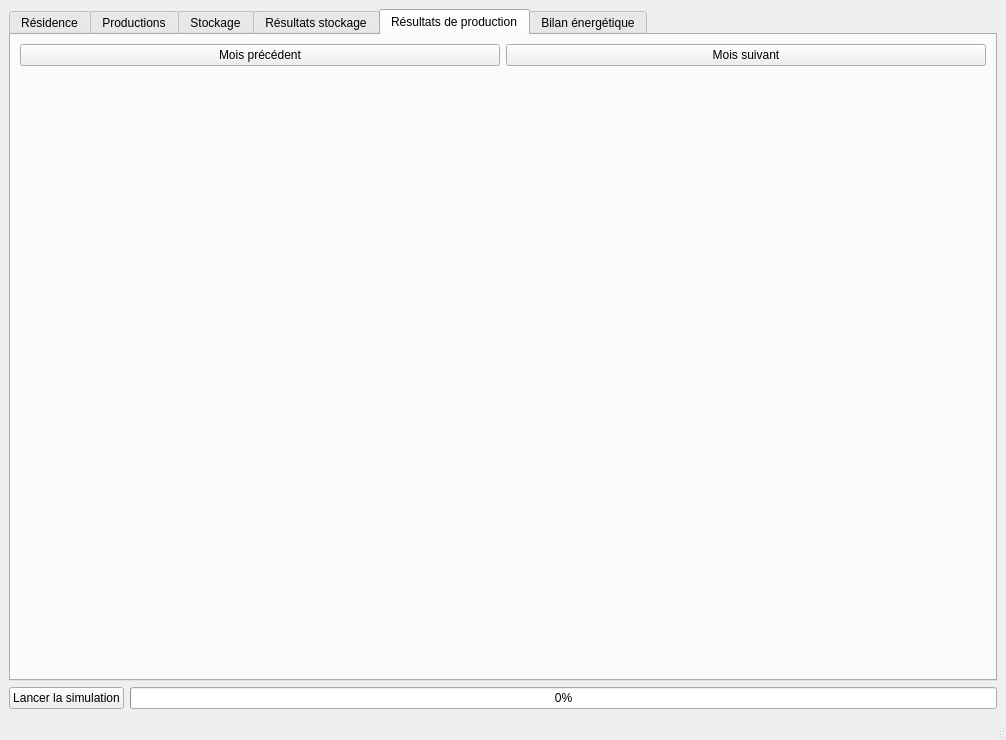
<?xml version="1.0" encoding="UTF-8"?>
<ui version="4.0">
 <class>MainWindow</class>
 <widget class="QMainWindow" name="MainWindow">
  <property name="geometry">
   <rect>
    <x>0</x>
    <y>0</y>
    <width>1006</width>
    <height>740</height>
   </rect>
  </property>
  <property name="minimumSize">
   <size>
    <width>0</width>
    <height>0</height>
   </size>
  </property>
  <property name="windowTitle">
   <string>Application stockage</string>
  </property>
  <property name="windowOpacity">
   <double>0.500000000000000</double>
  </property>
  <property name="documentMode">
   <bool>false</bool>
  </property>
  <widget class="QWidget" name="centralwidget">
   <layout class="QGridLayout" name="gridLayout_8">
    <item row="1" column="1">
     <widget class="QProgressBar" name="pb_progressBar">
      <property name="value">
       <number>0</number>
      </property>
     </widget>
    </item>
    <item row="1" column="0">
     <widget class="QPushButton" name="pb_run">
      <property name="palette">
       <palette>
        <active>
         <colorrole role="WindowText">
          <brush brushstyle="SolidPattern">
           <color alpha="255">
            <red>0</red>
            <green>0</green>
            <blue>0</blue>
           </color>
          </brush>
         </colorrole>
         <colorrole role="Button">
          <brush brushstyle="SolidPattern">
           <color alpha="255">
            <red>46</red>
            <green>194</green>
            <blue>126</blue>
           </color>
          </brush>
         </colorrole>
         <colorrole role="Light">
          <brush brushstyle="SolidPattern">
           <color alpha="255">
            <red>96</red>
            <green>255</green>
            <blue>182</blue>
           </color>
          </brush>
         </colorrole>
         <colorrole role="Midlight">
          <brush brushstyle="SolidPattern">
           <color alpha="255">
            <red>71</red>
            <green>224</green>
            <blue>154</blue>
           </color>
          </brush>
         </colorrole>
         <colorrole role="Dark">
          <brush brushstyle="SolidPattern">
           <color alpha="255">
            <red>23</red>
            <green>97</green>
            <blue>63</blue>
           </color>
          </brush>
         </colorrole>
         <colorrole role="Mid">
          <brush brushstyle="SolidPattern">
           <color alpha="255">
            <red>31</red>
            <green>129</green>
            <blue>84</blue>
           </color>
          </brush>
         </colorrole>
         <colorrole role="Text">
          <brush brushstyle="SolidPattern">
           <color alpha="255">
            <red>0</red>
            <green>0</green>
            <blue>0</blue>
           </color>
          </brush>
         </colorrole>
         <colorrole role="BrightText">
          <brush brushstyle="SolidPattern">
           <color alpha="255">
            <red>255</red>
            <green>255</green>
            <blue>255</blue>
           </color>
          </brush>
         </colorrole>
         <colorrole role="ButtonText">
          <brush brushstyle="SolidPattern">
           <color alpha="255">
            <red>0</red>
            <green>0</green>
            <blue>0</blue>
           </color>
          </brush>
         </colorrole>
         <colorrole role="Base">
          <brush brushstyle="SolidPattern">
           <color alpha="255">
            <red>255</red>
            <green>255</green>
            <blue>255</blue>
           </color>
          </brush>
         </colorrole>
         <colorrole role="Window">
          <brush brushstyle="SolidPattern">
           <color alpha="255">
            <red>46</red>
            <green>194</green>
            <blue>126</blue>
           </color>
          </brush>
         </colorrole>
         <colorrole role="Shadow">
          <brush brushstyle="SolidPattern">
           <color alpha="255">
            <red>0</red>
            <green>0</green>
            <blue>0</blue>
           </color>
          </brush>
         </colorrole>
         <colorrole role="AlternateBase">
          <brush brushstyle="SolidPattern">
           <color alpha="255">
            <red>150</red>
            <green>224</green>
            <blue>190</blue>
           </color>
          </brush>
         </colorrole>
         <colorrole role="ToolTipBase">
          <brush brushstyle="SolidPattern">
           <color alpha="255">
            <red>255</red>
            <green>255</green>
            <blue>220</blue>
           </color>
          </brush>
         </colorrole>
         <colorrole role="ToolTipText">
          <brush brushstyle="SolidPattern">
           <color alpha="255">
            <red>0</red>
            <green>0</green>
            <blue>0</blue>
           </color>
          </brush>
         </colorrole>
        </active>
        <inactive>
         <colorrole role="WindowText">
          <brush brushstyle="SolidPattern">
           <color alpha="255">
            <red>0</red>
            <green>0</green>
            <blue>0</blue>
           </color>
          </brush>
         </colorrole>
         <colorrole role="Button">
          <brush brushstyle="SolidPattern">
           <color alpha="255">
            <red>239</red>
            <green>239</green>
            <blue>239</blue>
           </color>
          </brush>
         </colorrole>
         <colorrole role="Light">
          <brush brushstyle="SolidPattern">
           <color alpha="255">
            <red>255</red>
            <green>255</green>
            <blue>255</blue>
           </color>
          </brush>
         </colorrole>
         <colorrole role="Midlight">
          <brush brushstyle="SolidPattern">
           <color alpha="255">
            <red>202</red>
            <green>202</green>
            <blue>202</blue>
           </color>
          </brush>
         </colorrole>
         <colorrole role="Dark">
          <brush brushstyle="SolidPattern">
           <color alpha="255">
            <red>159</red>
            <green>159</green>
            <blue>159</blue>
           </color>
          </brush>
         </colorrole>
         <colorrole role="Mid">
          <brush brushstyle="SolidPattern">
           <color alpha="255">
            <red>184</red>
            <green>184</green>
            <blue>184</blue>
           </color>
          </brush>
         </colorrole>
         <colorrole role="Text">
          <brush brushstyle="SolidPattern">
           <color alpha="255">
            <red>0</red>
            <green>0</green>
            <blue>0</blue>
           </color>
          </brush>
         </colorrole>
         <colorrole role="BrightText">
          <brush brushstyle="SolidPattern">
           <color alpha="255">
            <red>255</red>
            <green>255</green>
            <blue>255</blue>
           </color>
          </brush>
         </colorrole>
         <colorrole role="ButtonText">
          <brush brushstyle="SolidPattern">
           <color alpha="255">
            <red>0</red>
            <green>0</green>
            <blue>0</blue>
           </color>
          </brush>
         </colorrole>
         <colorrole role="Base">
          <brush brushstyle="SolidPattern">
           <color alpha="255">
            <red>255</red>
            <green>255</green>
            <blue>255</blue>
           </color>
          </brush>
         </colorrole>
         <colorrole role="Window">
          <brush brushstyle="SolidPattern">
           <color alpha="255">
            <red>239</red>
            <green>239</green>
            <blue>239</blue>
           </color>
          </brush>
         </colorrole>
         <colorrole role="Shadow">
          <brush brushstyle="SolidPattern">
           <color alpha="255">
            <red>118</red>
            <green>118</green>
            <blue>118</blue>
           </color>
          </brush>
         </colorrole>
         <colorrole role="AlternateBase">
          <brush brushstyle="SolidPattern">
           <color alpha="255">
            <red>247</red>
            <green>247</green>
            <blue>247</blue>
           </color>
          </brush>
         </colorrole>
         <colorrole role="ToolTipBase">
          <brush brushstyle="SolidPattern">
           <color alpha="255">
            <red>255</red>
            <green>255</green>
            <blue>220</blue>
           </color>
          </brush>
         </colorrole>
         <colorrole role="ToolTipText">
          <brush brushstyle="SolidPattern">
           <color alpha="255">
            <red>0</red>
            <green>0</green>
            <blue>0</blue>
           </color>
          </brush>
         </colorrole>
        </inactive>
        <disabled>
         <colorrole role="WindowText">
          <brush brushstyle="SolidPattern">
           <color alpha="255">
            <red>23</red>
            <green>97</green>
            <blue>63</blue>
           </color>
          </brush>
         </colorrole>
         <colorrole role="Button">
          <brush brushstyle="SolidPattern">
           <color alpha="255">
            <red>46</red>
            <green>194</green>
            <blue>126</blue>
           </color>
          </brush>
         </colorrole>
         <colorrole role="Light">
          <brush brushstyle="SolidPattern">
           <color alpha="255">
            <red>96</red>
            <green>255</green>
            <blue>182</blue>
           </color>
          </brush>
         </colorrole>
         <colorrole role="Midlight">
          <brush brushstyle="SolidPattern">
           <color alpha="255">
            <red>71</red>
            <green>224</green>
            <blue>154</blue>
           </color>
          </brush>
         </colorrole>
         <colorrole role="Dark">
          <brush brushstyle="SolidPattern">
           <color alpha="255">
            <red>23</red>
            <green>97</green>
            <blue>63</blue>
           </color>
          </brush>
         </colorrole>
         <colorrole role="Mid">
          <brush brushstyle="SolidPattern">
           <color alpha="255">
            <red>31</red>
            <green>129</green>
            <blue>84</blue>
           </color>
          </brush>
         </colorrole>
         <colorrole role="Text">
          <brush brushstyle="SolidPattern">
           <color alpha="255">
            <red>23</red>
            <green>97</green>
            <blue>63</blue>
           </color>
          </brush>
         </colorrole>
         <colorrole role="BrightText">
          <brush brushstyle="SolidPattern">
           <color alpha="255">
            <red>255</red>
            <green>255</green>
            <blue>255</blue>
           </color>
          </brush>
         </colorrole>
         <colorrole role="ButtonText">
          <brush brushstyle="SolidPattern">
           <color alpha="255">
            <red>23</red>
            <green>97</green>
            <blue>63</blue>
           </color>
          </brush>
         </colorrole>
         <colorrole role="Base">
          <brush brushstyle="SolidPattern">
           <color alpha="255">
            <red>46</red>
            <green>194</green>
            <blue>126</blue>
           </color>
          </brush>
         </colorrole>
         <colorrole role="Window">
          <brush brushstyle="SolidPattern">
           <color alpha="255">
            <red>46</red>
            <green>194</green>
            <blue>126</blue>
           </color>
          </brush>
         </colorrole>
         <colorrole role="Shadow">
          <brush brushstyle="SolidPattern">
           <color alpha="255">
            <red>177</red>
            <green>177</green>
            <blue>177</blue>
           </color>
          </brush>
         </colorrole>
         <colorrole role="AlternateBase">
          <brush brushstyle="SolidPattern">
           <color alpha="255">
            <red>247</red>
            <green>247</green>
            <blue>247</blue>
           </color>
          </brush>
         </colorrole>
         <colorrole role="ToolTipBase">
          <brush brushstyle="SolidPattern">
           <color alpha="255">
            <red>255</red>
            <green>255</green>
            <blue>220</blue>
           </color>
          </brush>
         </colorrole>
         <colorrole role="ToolTipText">
          <brush brushstyle="SolidPattern">
           <color alpha="255">
            <red>0</red>
            <green>0</green>
            <blue>0</blue>
           </color>
          </brush>
         </colorrole>
        </disabled>
       </palette>
      </property>
      <property name="text">
       <string>Lancer la simulation</string>
      </property>
     </widget>
    </item>
    <item row="0" column="0" colspan="2">
     <widget class="QTabWidget" name="tabWidget">
      <property name="sizePolicy">
       <sizepolicy hsizetype="Minimum" vsizetype="Expanding">
        <horstretch>0</horstretch>
        <verstretch>0</verstretch>
       </sizepolicy>
      </property>
      <property name="currentIndex">
       <number>4</number>
      </property>
      <widget class="QWidget" name="tab_1">
       <attribute name="title">
        <string>Résidence</string>
       </attribute>
       <layout class="QGridLayout" name="gridLayout_2">
        <item row="0" column="0">
         <widget class="QLabel" name="label_5">
          <property name="sizePolicy">
           <sizepolicy hsizetype="Preferred" vsizetype="Maximum">
            <horstretch>0</horstretch>
            <verstretch>0</verstretch>
           </sizepolicy>
          </property>
          <property name="text">
           <string>&lt;html&gt;&lt;head/&gt;&lt;body&gt;&lt;p&gt;&lt;span style=&quot; font-size:22pt; font-weight:700;&quot;&gt;Installation solaire à Kujjijak&lt;/span&gt;&lt;/p&gt;&lt;/body&gt;&lt;/html&gt;</string>
          </property>
         </widget>
        </item>
        <item row="1" column="0">
         <widget class="QLabel" name="label">
          <property name="text">
           <string>Energie annuelle</string>
          </property>
         </widget>
        </item>
        <item row="1" column="1">
         <widget class="QSpinBox" name="sb__consumptionYear">
          <property name="maximum">
           <number>20000</number>
          </property>
          <property name="value">
           <number>5840</number>
          </property>
         </widget>
        </item>
        <item row="1" column="2">
         <widget class="QLabel" name="label_3">
          <property name="text">
           <string>kWh</string>
          </property>
         </widget>
        </item>
        <item row="2" column="0">
         <widget class="QLabel" name="label_2">
          <property name="text">
           <string>Pourcentage du chauffage</string>
          </property>
         </widget>
        </item>
        <item row="2" column="1">
         <widget class="QSpinBox" name="sb_rateHeat">
          <property name="value">
           <number>70</number>
          </property>
         </widget>
        </item>
        <item row="2" column="2">
         <widget class="QLabel" name="label_4">
          <property name="text">
           <string>%</string>
          </property>
         </widget>
        </item>
        <item row="3" column="0" colspan="3">
         <layout class="QHBoxLayout" name="horizontalLayout">
          <item>
           <widget class="QTableWidget" name="tw_consumption">
            <property name="sizePolicy">
             <sizepolicy hsizetype="Expanding" vsizetype="Minimum">
              <horstretch>0</horstretch>
              <verstretch>0</verstretch>
             </sizepolicy>
            </property>
            <property name="rowCount">
             <number>12</number>
            </property>
            <attribute name="horizontalHeaderMinimumSectionSize">
             <number>70</number>
            </attribute>
            <attribute name="horizontalHeaderDefaultSectionSize">
             <number>80</number>
            </attribute>
            <attribute name="horizontalHeaderStretchLastSection">
             <bool>true</bool>
            </attribute>
            <attribute name="verticalHeaderStretchLastSection">
             <bool>false</bool>
            </attribute>
            <row>
             <property name="text">
              <string>Janvier</string>
             </property>
            </row>
            <row>
             <property name="text">
              <string>Février</string>
             </property>
            </row>
            <row>
             <property name="text">
              <string>Mars</string>
             </property>
            </row>
            <row>
             <property name="text">
              <string>Avril</string>
             </property>
            </row>
            <row>
             <property name="text">
              <string>Mai</string>
             </property>
            </row>
            <row>
             <property name="text">
              <string>Juin</string>
             </property>
            </row>
            <row>
             <property name="text">
              <string>Juillet</string>
             </property>
            </row>
            <row>
             <property name="text">
              <string>Aout</string>
             </property>
            </row>
            <row>
             <property name="text">
              <string>Septembre</string>
             </property>
            </row>
            <row>
             <property name="text">
              <string>Octobre</string>
             </property>
            </row>
            <row>
             <property name="text">
              <string>Novembre</string>
             </property>
            </row>
            <row>
             <property name="text">
              <string>Décembre</string>
             </property>
            </row>
            <column>
             <property name="text">
              <string>Energie consommée (kWh)</string>
             </property>
            </column>
            <item row="0" column="0">
             <property name="text">
              <string>590</string>
             </property>
            </item>
            <item row="1" column="0">
             <property name="text">
              <string>542</string>
             </property>
            </item>
            <item row="2" column="0">
             <property name="text">
              <string>560</string>
             </property>
            </item>
            <item row="3" column="0">
             <property name="text">
              <string>472</string>
             </property>
            </item>
            <item row="4" column="0">
             <property name="text">
              <string>436</string>
             </property>
            </item>
            <item row="5" column="0">
             <property name="text">
              <string>407</string>
             </property>
            </item>
            <item row="6" column="0">
             <property name="text">
              <string>413</string>
             </property>
            </item>
            <item row="7" column="0">
             <property name="text">
              <string>420</string>
             </property>
            </item>
            <item row="8" column="0">
             <property name="text">
              <string>439</string>
             </property>
            </item>
            <item row="9" column="0">
             <property name="text">
              <string>491</string>
             </property>
            </item>
            <item row="10" column="0">
             <property name="text">
              <string>520</string>
             </property>
            </item>
            <item row="11" column="0">
             <property name="text">
              <string>551</string>
             </property>
            </item>
           </widget>
          </item>
          <item>
           <widget class="QTableWidget" name="tw_sun">
            <property name="sizePolicy">
             <sizepolicy hsizetype="Expanding" vsizetype="Minimum">
              <horstretch>0</horstretch>
              <verstretch>0</verstretch>
             </sizepolicy>
            </property>
            <property name="rowCount">
             <number>12</number>
            </property>
            <attribute name="horizontalHeaderMinimumSectionSize">
             <number>70</number>
            </attribute>
            <attribute name="horizontalHeaderDefaultSectionSize">
             <number>80</number>
            </attribute>
            <attribute name="horizontalHeaderStretchLastSection">
             <bool>true</bool>
            </attribute>
            <attribute name="verticalHeaderStretchLastSection">
             <bool>false</bool>
            </attribute>
            <row>
             <property name="text">
              <string>Janvier</string>
             </property>
            </row>
            <row>
             <property name="text">
              <string>Février</string>
             </property>
            </row>
            <row>
             <property name="text">
              <string>Mars</string>
             </property>
            </row>
            <row>
             <property name="text">
              <string>Avril</string>
             </property>
            </row>
            <row>
             <property name="text">
              <string>Mai</string>
             </property>
            </row>
            <row>
             <property name="text">
              <string>Juin</string>
             </property>
            </row>
            <row>
             <property name="text">
              <string>Juillet</string>
             </property>
            </row>
            <row>
             <property name="text">
              <string>Aout</string>
             </property>
            </row>
            <row>
             <property name="text">
              <string>Septembre</string>
             </property>
            </row>
            <row>
             <property name="text">
              <string>Octobre</string>
             </property>
            </row>
            <row>
             <property name="text">
              <string>Novembre</string>
             </property>
            </row>
            <row>
             <property name="text">
              <string>Décembre</string>
             </property>
            </row>
            <column>
             <property name="text">
              <string>Ensoleillement (h)</string>
             </property>
            </column>
            <item row="0" column="0">
             <property name="text">
              <string>1.2</string>
             </property>
            </item>
            <item row="1" column="0">
             <property name="text">
              <string>3.4</string>
             </property>
            </item>
            <item row="2" column="0">
             <property name="text">
              <string>5.5</string>
             </property>
            </item>
            <item row="3" column="0">
             <property name="text">
              <string>7.5</string>
             </property>
            </item>
            <item row="4" column="0">
             <property name="text">
              <string>6.4</string>
             </property>
            </item>
            <item row="5" column="0">
             <property name="text">
              <string>6.3</string>
             </property>
            </item>
            <item row="6" column="0">
             <property name="text">
              <string>6.9</string>
             </property>
            </item>
            <item row="7" column="0">
             <property name="text">
              <string>5.2</string>
             </property>
            </item>
            <item row="8" column="0">
             <property name="text">
              <string>3</string>
             </property>
            </item>
            <item row="9" column="0">
             <property name="text">
              <string>1.8</string>
             </property>
            </item>
            <item row="10" column="0">
             <property name="text">
              <string>1.5</string>
             </property>
            </item>
            <item row="11" column="0">
             <property name="text">
              <string>0.7</string>
             </property>
            </item>
           </widget>
          </item>
         </layout>
        </item>
       </layout>
      </widget>
      <widget class="QWidget" name="tab_4">
       <attribute name="title">
        <string>Productions</string>
       </attribute>
       <layout class="QGridLayout" name="gridLayout_3">
        <item row="5" column="2">
         <widget class="QLabel" name="lbl_unit_areaPanel">
          <property name="text">
           <string>m^2</string>
          </property>
         </widget>
        </item>
        <item row="5" column="0">
         <widget class="QLabel" name="lbl_areaPanel">
          <property name="text">
           <string>Surface d'un panneau</string>
          </property>
         </widget>
        </item>
        <item row="1" column="2">
         <widget class="QPushButton" name="pb_addPower">
          <property name="text">
           <string>Ajouter</string>
          </property>
         </widget>
        </item>
        <item row="4" column="2">
         <widget class="QLabel" name="lbl_unit_area">
          <property name="text">
           <string>m^2</string>
          </property>
         </widget>
        </item>
        <item row="6" column="1">
         <widget class="QDoubleSpinBox" name="dsb_powerPanel">
          <property name="maximum">
           <double>100.000000000000000</double>
          </property>
          <property name="singleStep">
           <double>0.050000000000000</double>
          </property>
         </widget>
        </item>
        <item row="1" column="0" colspan="2">
         <widget class="QComboBox" name="cb_power">
          <item>
           <property name="text">
            <string>Panneaux solaires</string>
           </property>
          </item>
         </widget>
        </item>
        <item row="3" column="0" colspan="4">
         <widget class="QTableWidget" name="tw_addPower">
          <property name="sizePolicy">
           <sizepolicy hsizetype="Expanding" vsizetype="Expanding">
            <horstretch>0</horstretch>
            <verstretch>0</verstretch>
           </sizepolicy>
          </property>
          <property name="minimumSize">
           <size>
            <width>0</width>
            <height>100</height>
           </size>
          </property>
          <property name="maximumSize">
           <size>
            <width>16777215</width>
            <height>1000000</height>
           </size>
          </property>
          <attribute name="horizontalHeaderMinimumSectionSize">
           <number>300</number>
          </attribute>
          <attribute name="horizontalHeaderDefaultSectionSize">
           <number>300</number>
          </attribute>
          <attribute name="horizontalHeaderStretchLastSection">
           <bool>false</bool>
          </attribute>
          <attribute name="verticalHeaderMinimumSectionSize">
           <number>15</number>
          </attribute>
          <attribute name="verticalHeaderDefaultSectionSize">
           <number>30</number>
          </attribute>
          <attribute name="verticalHeaderStretchLastSection">
           <bool>false</bool>
          </attribute>
          <column>
           <property name="text">
            <string>Moyens de production</string>
           </property>
          </column>
          <column>
           <property name="text">
            <string/>
           </property>
          </column>
          <column>
           <property name="text">
            <string/>
           </property>
          </column>
         </widget>
        </item>
        <item row="7" column="0">
         <widget class="QPushButton" name="pb_savePower">
          <property name="text">
           <string>Enregistrer</string>
          </property>
         </widget>
        </item>
        <item row="1" column="3">
         <spacer name="horizontalSpacer_2">
          <property name="orientation">
           <enum>Qt::Horizontal</enum>
          </property>
          <property name="sizeHint" stdset="0">
           <size>
            <width>40</width>
            <height>20</height>
           </size>
          </property>
         </spacer>
        </item>
        <item row="4" column="0">
         <widget class="QLabel" name="lbl_surface">
          <property name="text">
           <string>Surface</string>
          </property>
         </widget>
        </item>
        <item row="2" column="0" colspan="4">
         <widget class="Line" name="line">
          <property name="orientation">
           <enum>Qt::Horizontal</enum>
          </property>
         </widget>
        </item>
        <item row="4" column="1">
         <widget class="QDoubleSpinBox" name="dsb_area">
          <property name="maximum">
           <double>1000.000000000000000</double>
          </property>
         </widget>
        </item>
        <item row="0" column="0">
         <widget class="QLabel" name="label_7">
          <property name="text">
           <string>Liste des moyens de production</string>
          </property>
         </widget>
        </item>
        <item row="6" column="2">
         <widget class="QLabel" name="lbl_unit_power">
          <property name="text">
           <string>kW</string>
          </property>
         </widget>
        </item>
        <item row="5" column="1">
         <widget class="QDoubleSpinBox" name="dsb_areaPanel"/>
        </item>
        <item row="8" column="0">
         <spacer name="verticalSpacer_3">
          <property name="orientation">
           <enum>Qt::Vertical</enum>
          </property>
          <property name="sizeHint" stdset="0">
           <size>
            <width>20</width>
            <height>485</height>
           </size>
          </property>
         </spacer>
        </item>
        <item row="6" column="0">
         <widget class="QLabel" name="lbl_power">
          <property name="text">
           <string>Puissance crête</string>
          </property>
         </widget>
        </item>
       </layout>
      </widget>
      <widget class="QWidget" name="tab_2">
       <attribute name="title">
        <string>Stockage</string>
       </attribute>
       <layout class="QGridLayout" name="gridLayout_4">
        <item row="6" column="0">
         <widget class="QLabel" name="lbl_selfDischargeRate">
          <property name="text">
           <string>Autodécharge</string>
          </property>
         </widget>
        </item>
        <item row="7" column="0">
         <widget class="QLabel" name="lbl_volumeSalt">
          <property name="text">
           <string>Volume</string>
          </property>
         </widget>
        </item>
        <item row="2" column="0" colspan="4">
         <widget class="QTableWidget" name="tw_addStorage">
          <property name="sizePolicy">
           <sizepolicy hsizetype="Expanding" vsizetype="Expanding">
            <horstretch>0</horstretch>
            <verstretch>0</verstretch>
           </sizepolicy>
          </property>
          <property name="minimumSize">
           <size>
            <width>0</width>
            <height>100</height>
           </size>
          </property>
          <property name="maximumSize">
           <size>
            <width>16777215</width>
            <height>1000000</height>
           </size>
          </property>
          <attribute name="horizontalHeaderMinimumSectionSize">
           <number>120</number>
          </attribute>
          <attribute name="horizontalHeaderDefaultSectionSize">
           <number>250</number>
          </attribute>
          <attribute name="horizontalHeaderStretchLastSection">
           <bool>true</bool>
          </attribute>
          <attribute name="verticalHeaderMinimumSectionSize">
           <number>15</number>
          </attribute>
          <attribute name="verticalHeaderDefaultSectionSize">
           <number>30</number>
          </attribute>
          <attribute name="verticalHeaderStretchLastSection">
           <bool>false</bool>
          </attribute>
          <column>
           <property name="text">
            <string>Moyens de stockage</string>
           </property>
          </column>
          <column>
           <property name="text">
            <string/>
           </property>
          </column>
          <column>
           <property name="text">
            <string/>
           </property>
          </column>
         </widget>
        </item>
        <item row="0" column="0">
         <widget class="QLabel" name="label_8">
          <property name="text">
           <string>Liste des moyens de stockage</string>
          </property>
         </widget>
        </item>
        <item row="5" column="0">
         <widget class="QLabel" name="lbl_cap">
          <property name="text">
           <string>Capacité d'une batterie</string>
          </property>
         </widget>
        </item>
        <item row="1" column="2">
         <widget class="QPushButton" name="pb_addStorage">
          <property name="text">
           <string>Ajouter</string>
          </property>
         </widget>
        </item>
        <item row="7" column="1">
         <widget class="QDoubleSpinBox" name="dsb_energySalt">
          <property name="maximum">
           <double>1000.000000000000000</double>
          </property>
          <property name="value">
           <double>10.000000000000000</double>
          </property>
         </widget>
        </item>
        <item row="7" column="2">
         <widget class="QLabel" name="lbl_unit_volumeSalt">
          <property name="text">
           <string>m^3</string>
          </property>
         </widget>
        </item>
        <item row="3" column="0">
         <widget class="QLabel" name="lbl_countBat">
          <property name="text">
           <string>Nombre de batteries</string>
          </property>
         </widget>
        </item>
        <item row="9" column="0">
         <widget class="QPushButton" name="pb_saveStorage">
          <property name="text">
           <string>Enregistrer</string>
          </property>
         </widget>
        </item>
        <item row="4" column="0">
         <widget class="QLabel" name="lbl_voltage">
          <property name="text">
           <string>Tension des batteries</string>
          </property>
         </widget>
        </item>
        <item row="8" column="0">
         <widget class="QLabel" name="lbl_energySalt">
          <property name="text">
           <string>Energie par m^3</string>
          </property>
         </widget>
        </item>
        <item row="1" column="3">
         <spacer name="horizontalSpacer_3">
          <property name="orientation">
           <enum>Qt::Horizontal</enum>
          </property>
          <property name="sizeHint" stdset="0">
           <size>
            <width>584</width>
            <height>20</height>
           </size>
          </property>
         </spacer>
        </item>
        <item row="8" column="2">
         <widget class="QLabel" name="lbl_unit_energySalt">
          <property name="text">
           <string>kWh</string>
          </property>
         </widget>
        </item>
        <item row="8" column="1">
         <widget class="QDoubleSpinBox" name="dsb_energyMCube">
          <property name="value">
           <double>99.989999999999995</double>
          </property>
         </widget>
        </item>
        <item row="1" column="0" colspan="2">
         <widget class="QComboBox" name="cb_storage">
          <item>
           <property name="text">
            <string>Batterie_plomb</string>
           </property>
          </item>
          <item>
           <property name="text">
            <string>Sel</string>
           </property>
          </item>
          <item>
           <property name="text">
            <string>Hydrogène</string>
           </property>
          </item>
         </widget>
        </item>
        <item row="4" column="1">
         <widget class="QDoubleSpinBox" name="dsb_voltage">
          <property name="value">
           <double>12.000000000000000</double>
          </property>
         </widget>
        </item>
        <item row="5" column="1">
         <widget class="QDoubleSpinBox" name="dsb_capacity">
          <property name="maximum">
           <double>1000.000000000000000</double>
          </property>
          <property name="value">
           <double>290.000000000000000</double>
          </property>
         </widget>
        </item>
        <item row="3" column="1">
         <widget class="QSpinBox" name="sb_countBat">
          <property name="maximum">
           <number>9999</number>
          </property>
          <property name="value">
           <number>20</number>
          </property>
         </widget>
        </item>
        <item row="4" column="2">
         <widget class="QLabel" name="lbl_unit_voltage">
          <property name="text">
           <string>V</string>
          </property>
         </widget>
        </item>
        <item row="5" column="2">
         <widget class="QLabel" name="lbl_unit_capacity">
          <property name="text">
           <string>Ah</string>
          </property>
         </widget>
        </item>
        <item row="6" column="2">
         <widget class="QLabel" name="lbl_unit_selfDischarge">
          <property name="text">
           <string>%</string>
          </property>
         </widget>
        </item>
        <item row="6" column="1">
         <widget class="QDoubleSpinBox" name="dsb_discharge">
          <property name="value">
           <double>20.000000000000000</double>
          </property>
         </widget>
        </item>
       </layout>
      </widget>
      <widget class="QWidget" name="tab_5">
       <property name="sizePolicy">
        <sizepolicy hsizetype="Minimum" vsizetype="Preferred">
         <horstretch>0</horstretch>
         <verstretch>0</verstretch>
        </sizepolicy>
       </property>
       <attribute name="title">
        <string>Résultats stockage</string>
       </attribute>
       <layout class="QGridLayout" name="gridLayout">
        <item row="0" column="0">
         <widget class="QPushButton" name="pb_previousStorage">
          <property name="text">
           <string>Mois précédent</string>
          </property>
         </widget>
        </item>
        <item row="0" column="1">
         <widget class="QPushButton" name="pb_nextStorage">
          <property name="text">
           <string>Mois suivant</string>
          </property>
         </widget>
        </item>
        <item row="1" column="0" colspan="2">
         <widget class="PlotWidget" name="graph_battery" native="true">
          <property name="sizePolicy">
           <sizepolicy hsizetype="Minimum" vsizetype="Minimum">
            <horstretch>0</horstretch>
            <verstretch>0</verstretch>
           </sizepolicy>
          </property>
         </widget>
        </item>
        <item row="2" column="0" colspan="2">
         <widget class="PlotWidget" name="graph_salt" native="true">
          <property name="sizePolicy">
           <sizepolicy hsizetype="Minimum" vsizetype="Minimum">
            <horstretch>0</horstretch>
            <verstretch>0</verstretch>
           </sizepolicy>
          </property>
         </widget>
        </item>
        <item row="3" column="0" colspan="2">
         <widget class="PlotWidget" name="graph_hydrogen" native="true">
          <property name="sizePolicy">
           <sizepolicy hsizetype="Minimum" vsizetype="Minimum">
            <horstretch>0</horstretch>
            <verstretch>0</verstretch>
           </sizepolicy>
          </property>
         </widget>
        </item>
       </layout>
      </widget>
      <widget class="QWidget" name="tab">
       <attribute name="title">
        <string>Résultats de production</string>
       </attribute>
       <layout class="QGridLayout" name="gridLayout_5">
        <item row="0" column="0">
         <widget class="QPushButton" name="pb_previousBilan">
          <property name="text">
           <string>Mois précédent</string>
          </property>
         </widget>
        </item>
        <item row="0" column="1">
         <widget class="QPushButton" name="pb_nextBilan">
          <property name="text">
           <string>Mois suivant</string>
          </property>
         </widget>
        </item>
        <item row="1" column="0" colspan="2">
         <widget class="PlotWidget" name="graph_panels" native="true">
          <property name="sizePolicy">
           <sizepolicy hsizetype="Minimum" vsizetype="Preferred">
            <horstretch>0</horstretch>
            <verstretch>0</verstretch>
           </sizepolicy>
          </property>
         </widget>
        </item>
       </layout>
      </widget>
      <widget class="QWidget" name="tab_3">
       <attribute name="title">
        <string>Bilan énergétique</string>
       </attribute>
       <layout class="QGridLayout" name="gridLayout_7">
        <item row="0" column="0">
         <widget class="QPushButton" name="pb_previousPower">
          <property name="text">
           <string>Mois précédent</string>
          </property>
         </widget>
        </item>
        <item row="0" column="1">
         <widget class="QPushButton" name="pb_nextPower">
          <property name="text">
           <string>Mois suivant</string>
          </property>
         </widget>
        </item>
        <item row="1" column="0" colspan="2">
         <widget class="PlotWidget" name="graph_bilan" native="true">
          <property name="sizePolicy">
           <sizepolicy hsizetype="Minimum" vsizetype="Preferred">
            <horstretch>0</horstretch>
            <verstretch>0</verstretch>
           </sizepolicy>
          </property>
         </widget>
        </item>
       </layout>
      </widget>
     </widget>
    </item>
   </layout>
  </widget>
  <widget class="QMenuBar" name="menubar">
   <property name="geometry">
    <rect>
     <x>0</x>
     <y>0</y>
     <width>1006</width>
     <height>22</height>
    </rect>
   </property>
  </widget>
  <widget class="QStatusBar" name="statusbar"/>
 </widget>
 <customwidgets>
  <customwidget>
   <class>PlotWidget</class>
   <extends>QWidget</extends>
   <header>pyqtgraph</header>
   <container>1</container>
  </customwidget>
 </customwidgets>
 <resources/>
 <connections/>
</ui>
